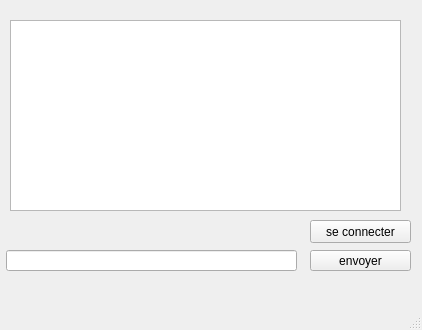
<?xml version="1.0" encoding="UTF-8"?>
<ui version="4.0">
 <class>Client</class>
 <widget class="QMainWindow" name="Client">
  <property name="geometry">
   <rect>
    <x>0</x>
    <y>0</y>
    <width>422</width>
    <height>330</height>
   </rect>
  </property>
  <property name="windowTitle">
   <string>MainWindow</string>
  </property>
  <widget class="QWidget" name="centralwidget">
   <widget class="QTextEdit" name="recordTextEdit">
    <property name="geometry">
     <rect>
      <x>10</x>
      <y>20</y>
      <width>391</width>
      <height>191</height>
     </rect>
    </property>
   </widget>
   <widget class="QPushButton" name="sendBtn">
    <property name="geometry">
     <rect>
      <x>310</x>
      <y>250</y>
      <width>101</width>
      <height>21</height>
     </rect>
    </property>
    <property name="styleSheet">
     <string notr="true">QPushButton::hover
{
	background-color: qlineargradient(spread:pad, x1:0, y1:0.511, x2:1, y2:0.511, stop:0 rgba(0, 207, 179, 255),stop:1 rgb(108, 135, 255));

}</string>
    </property>
    <property name="text">
     <string>envoyer</string>
    </property>
   </widget>
   <widget class="QLineEdit" name="msgLineEdit">
    <property name="geometry">
     <rect>
      <x>6</x>
      <y>250</y>
      <width>291</width>
      <height>21</height>
     </rect>
    </property>
   </widget>
   <widget class="QPushButton" name="connectBtn">
    <property name="geometry">
     <rect>
      <x>310</x>
      <y>220</y>
      <width>101</width>
      <height>23</height>
     </rect>
    </property>
    <property name="styleSheet">
     <string notr="true">QPushButton::hover
{
	background-color: qlineargradient(spread:pad, x1:0, y1:0.511, x2:1, y2:0.511, stop:0 rgba(0, 207, 179, 255),stop:1 rgb(108, 135, 255));

}</string>
    </property>
    <property name="text">
     <string>se connecter</string>
    </property>
   </widget>
   <widget class="QLabel" name="label">
    <property name="geometry">
     <rect>
      <x>-10</x>
      <y>0</y>
      <width>441</width>
      <height>331</height>
     </rect>
    </property>
    <property name="text">
     <string/>
    </property>
    <property name="pixmap">
     <pixmap resource="cinemApp.qrc">:/new/prefix1/cinemApp.jpg</pixmap>
    </property>
   </widget>
   <zorder>label</zorder>
   <zorder>recordTextEdit</zorder>
   <zorder>sendBtn</zorder>
   <zorder>msgLineEdit</zorder>
   <zorder>connectBtn</zorder>
  </widget>
  <widget class="QMenuBar" name="menubar">
   <property name="geometry">
    <rect>
     <x>0</x>
     <y>0</y>
     <width>422</width>
     <height>26</height>
    </rect>
   </property>
  </widget>
  <widget class="QStatusBar" name="statusbar"/>
 </widget>
 <resources>
  <include location="cinemApp.qrc"/>
 </resources>
 <connections/>
</ui>
